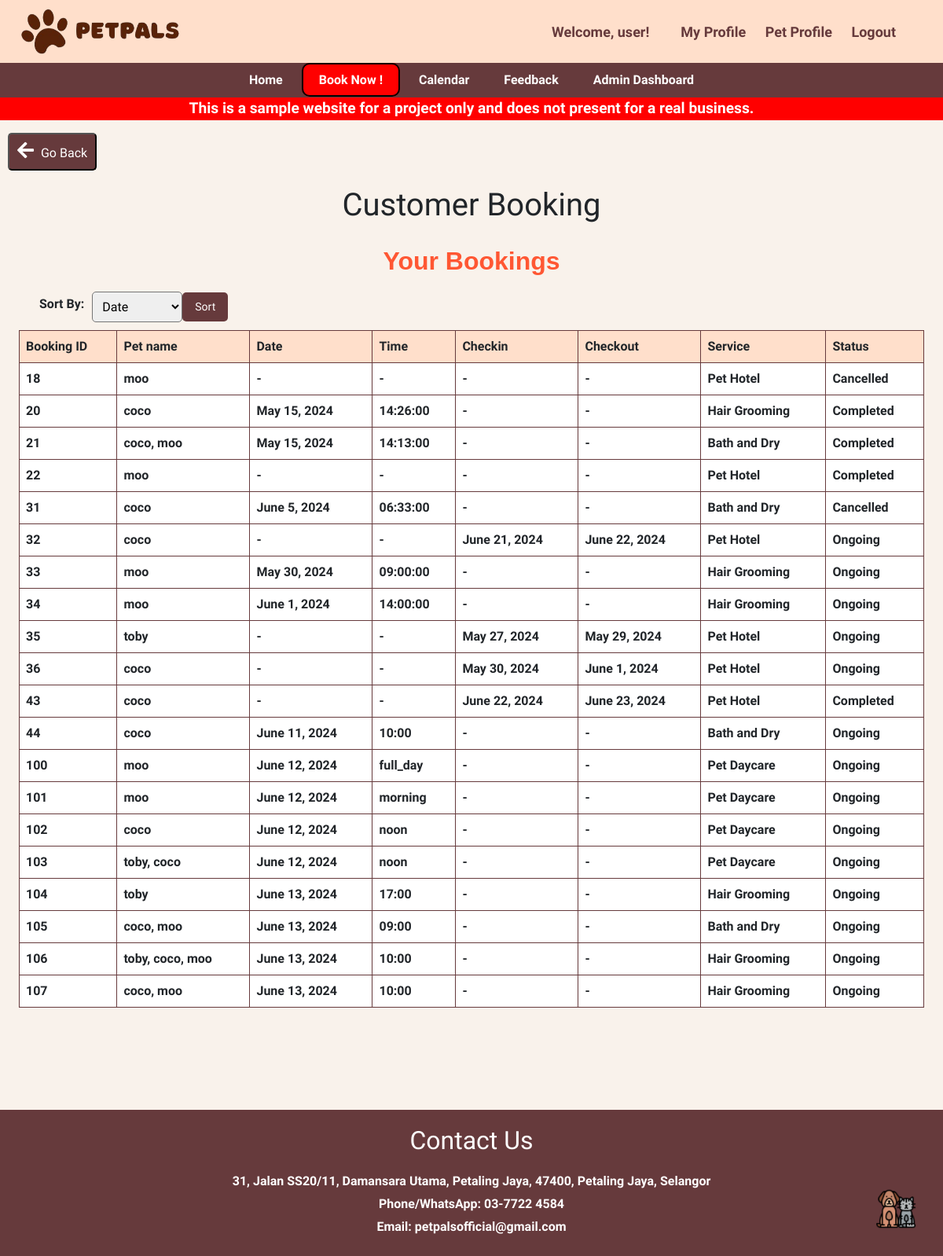
Before: /customer_booking/ (signed in) with the older database file.
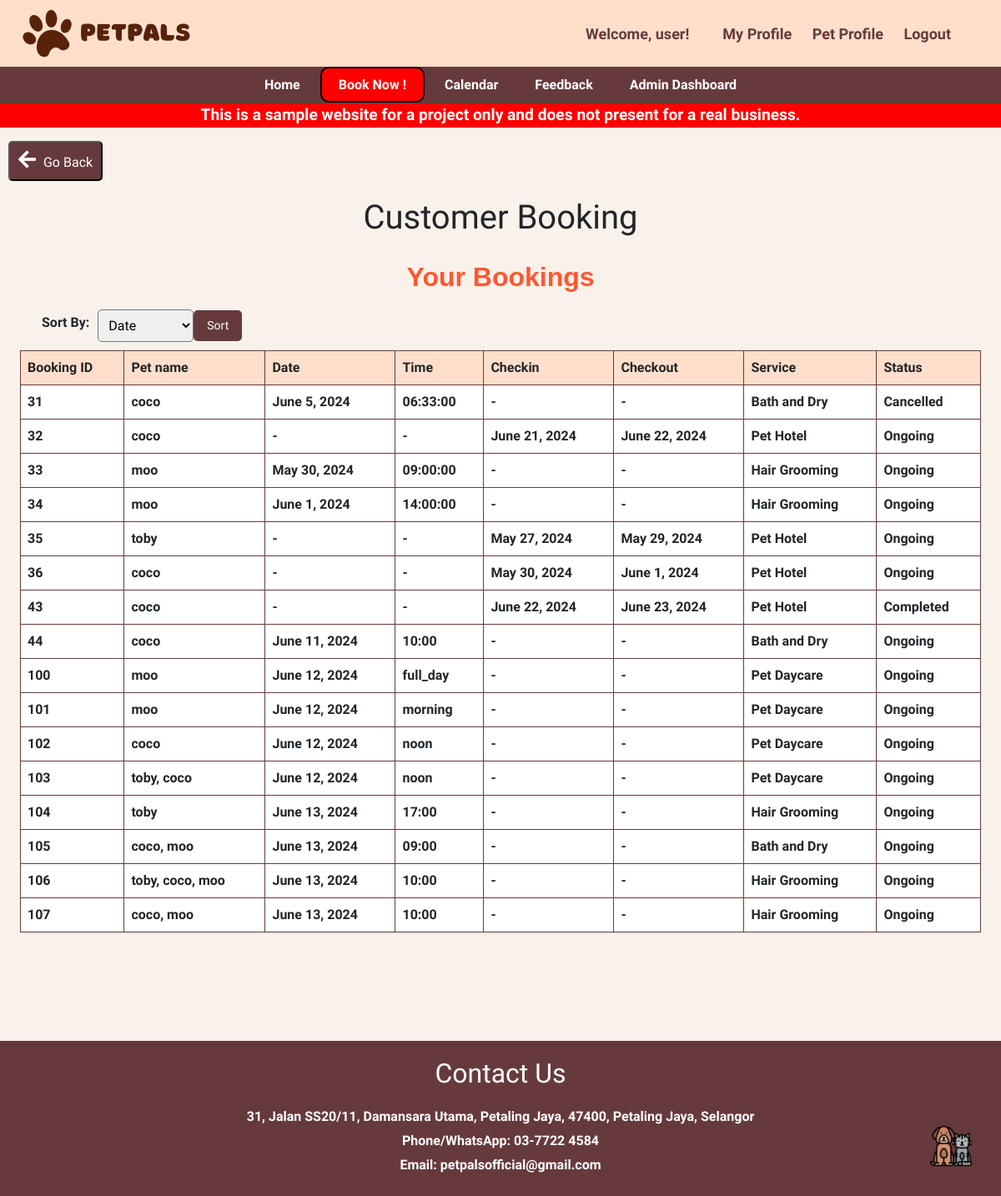
After: the same page with the newer database file.
### main/models.py (models this page shows, shortened)
class Booking(models.Model):
    owner = models.ForeignKey(Owner, null=True, on_delete=models.CASCADE)
    pet = models.ManyToManyField(Pet)
    room = models.ForeignKey(Room, null=True, on_delete=models.CASCADE)
    date = models.DateField(blank=True, null=True)
    TIME_CHOICES = [
        ('09:00', '9:00'),
        ('10:00', '10:00'),
        ('11:00', '11:00'),
        ('12:00', '12:00'),
        ('14:00', '2:00'),
        ('15:00', '3:00'),
        ('16:00', '4:00'),
        ('17:00', '5:00'),
        ('full_day', 'Full (7:00-19:00)'),
        ('morning', 'Morning (7:00-12:00)'),
        ('noon', 'Noon (13:00-19:00)'),
    ]
    time = models.CharField(max_length=10, choices=TIME_CHOICES, blank=True, null=True)
    SERVICE_CHOICES = [
        ('Hair Grooming', 'Hair Grooming'),
        ('Bath and Dry', 'Bath and Dry'),
        ('Pet Hotel', 'Pet Hotel'),
        ('Pet Daycare', 'Pet Daycare'),
    ]
    service = models.CharField(max_length=50, choices=SERVICE_CHOICES)
    STATUS_CHOICES = [
        ('Ongoing', 'Ongoing'),
        ('Completed', 'Completed'),
        ('Cancelled', 'Cancelled'),
    ]
    status = models.CharField(max_length=20, choices=STATUS_CHOICES, default='Ongoing')
    checkin = models.DateField(null=True, blank=True)
    checkout = models.DateField(null=True, blank=True)

class Pet(models.Model):
    name = models.CharField(max_length=20)
    owner = models.ForeignKey(Owner, null=True, on_delete=models.CASCADE)
    age = models.PositiveBigIntegerField()
    species = models.CharField(max_length=50)
    breed = models.CharField(max_length=50)
    profile_pic = models.ImageField(default="profile.jpg", null=True, blank=True)

### main/views.py (the view)
# urls.py: path('customer_booking/', views.customer_booking, name='customer_booking'),
@login_required
def customer_booking(request):
    owner = request.user.owner
    bookings = Booking.objects.filter(owner=owner, )
    context = {
        'bookings': bookings,
    }
    return render(request, 'customer_booking.html', context)

### main/templates/customer_booking.html (shortened to what this page needs)
{% extends 'base.html' %}
{% block content %}
<!DOCTYPE html>
<html lang="en">
<head>
    <link rel="stylesheet" href="https://cdnjs.cloudflare.com/ajax/libs/font-awesome/5.15.3/css/all.min.css">
</head>
<body>
    <div style="margin-left: 10px;">
        <a href="{% url 'bookingpage' %}"><button><i class="fas fa-arrow-left"></i> Go Back</button></a>
    </div>
    <h1 class="ti">Customer Booking</h1>
    <div style="margin-top: 20px; margin-bottom: 20px;">
    <h2 class="dash">Your Bookings</h2>
    <form method="GET" action="" class="sorting-form">
        <label for="sort_by">Sort By:</label>
        <select name="sort_by" id="sort_by" class="sort-select">
            <option value="date">Date</option>
        </select>
        <button type="submit" class="sort-button">Sort</button>
    </form>
    <table class="ab">
        <thead>
            <tr>
                <th>Booking ID</th>
                <th>Pet name</th>
                <th>Date</th>
                <th>Time</th>
                <th>Checkin</th>
                <th>Checkout</th>
                <th>Service</th>
                <th>Status</th>
            </tr>
        </thead>
        <tbody>
            {% for booking in bookings %}
            <tr>
                <td>{{ booking.id }}</td>
                <td>
                    {% for pet in booking.pet.all %}
                        {{ pet.name }}{% if not forloop.last %}, {% endif %}
                    {% endfor %}
                </td>
                <td>{{ booking.date|default:"-" }}</td>
                <td>{{ booking.time|default:"-" }}</td>
                <td>{{ booking.checkin|default:"-" }}</td>
                <td>{{ booking.checkout|default:"-" }}</td>
                <td>{{ booking.service }}</td>
                <td>{{ booking.status }}</td>
            </tr>
            {% endfor %}
        </tbody>
    </table>
    </div>
</body>
</html>
{% endblock %}

### main/templates/base.html (shortened to what this page needs)
{% load static %}
<!DOCTYPE html>
<html>
<head>
    <link rel="stylesheet" href="https://cdn.jsdelivr.net/npm/bootstrap@4.0.0/dist/css/bootstrap.min.css">
</head>
<body>
    {% include 'navbar.html' %}
    <p style="color: white; background-color: red; font-size: larger; text-align: center;">This is a sample website for a project only and does not present for a real business.</p>
    {% block content %}
    {% endblock %}
    {% if request.user.is_authenticated %}
    <div>
        <a href="{% url 'feedback' %}" class="floating-icon">
            <img src="{% static 'image/catdog.png' %}" alt="PawBanner" style="width: 50px; height: 50px;">   </a>
    </div>
    {% endif %}
    <footer>
        <div class="footer-content">
            <h2 class="contact">Contact Us</h2>
            <p>31, Jalan SS20/11, Damansara Utama, Petaling Jaya, 47400, Petaling Jaya, Selangor</p>
            <p>Phone/WhatsApp: 03-7722 4584</p>
            <p>Email: petpalsofficial@gmail.com</p>
        </div>
    </footer>
</body>
</html>

### main/templates/navbar.html (shortened to what this page needs)
{% load static %}
    <header>
        <img src="{% static 'image/PetPals.png' %}" alt="Pawlogo" width="auto" height="80">
        <div class="profile-bar">
            <div class="profile-info">
                {% if request.user.is_authenticated %}
                    <span>Welcome, {{ request.user }}!</span>
                {% else %}
                    <span>Welcome, Guest!</span>
                {% endif %}
            </div>
                <div class="profile-actions">
                    {% if user.is_authenticated %}
                        <a href="{% url 'profile' %}">My Profile</a>
                        <a href="{% url 'petprofile' %}">Pet Profile</a>
                        <a href="{% url 'logout' %}">Logout</a>
                    {% else %}
                        <a href="{% url 'login' %}">Sign In</a>
                        <a href="{% url 'register' %}">Sign Up</a>
                    {% endif %}
                </div>
        </div>
    </header>
    <nav class="navigation">
        {% if user.is_authenticated %}
        <a href="{% url 'home' %}">Home</a>
        <a href="{% url 'bookingpage' %}" class="book">Book Now !</a>
        <a href="{% url 'calendar' %}">Calendar</a>
        <a href ="{% url 'feedback' %}">Feedback</a>
        {% else %}
        <a href="{% url 'home' %}">Home</a>
        <a href="#services">Services</a>
        {% endif %}
        {% if request.user.is_staff %}
        <a href="{% url 'admin_dashboard' %}" >Admin Dashboard </a>
        {% endif %}
    </nav>

### main/templates/base.html (style rules this page uses)
body { font-family: "Quicksand", sans-serif; font-optical-sizing: auto; font-weight: 600; font-style: normal; margin: 0 !important; padding: 0; background-color: #F9F2EB; display: flex; flex-direction: column; min-height: 100vh; }
h2 { text-align: center; color: #8B4513; margin-bottom: 20px; font-size: xx-large; }
footer { background-color: rgb(102, 58, 60); color: white; padding: 20px 0; text-align: center; margin-top: 100px; width: 100%; }
.footer-content { max-width: 960px; margin: 0 auto; }
.footer-content p { margin: 5px 0; }
.contact { color: #fff; }
.ti { margin-top: 20px; }
.floating-icon { position: fixed; bottom: 20px; right: 20px; color: #fff; padding: 15px; border-radius: 50%; cursor: pointer; }
.fas { font-size: 24px; }

### main/templates/navbar.html (style rules this page uses)
header { background-color: rgb(255, 223, 203); padding: 0px; text-align: center; color: rgb(102, 58, 60); display: flex; justify-content: space-between; align-items: center; }
.navigation { background-color:rgb(102,58,60); padding: 10px 0; text-align: center; }
.navigation a { color: white; text-decoration: none; padding: 10px 20px; }
.profile-bar { display: flex; align-items: center; margin-right: 5%; font-size: large; }
.profile-info { margin-right: 20px; }
.profile-info span { font-weight: bold; }
.profile-actions a { color: rgb(102,58,60); text-decoration: none; margin-left: 20px; }
.book { border-radius: 10px; border: 2px solid black; background-color: red; color:white; }

### main/templates/customer_booking.html (style rules this page uses)
.sorting-form { display: flex; align-items: center; }
.sorting-form label { margin-right: 10px; margin-left: 50px; }
.sort-select { padding: 8px; border-radius: 5px; }
.sort-button { background-color: rgb(102, 58, 60); border: none; color: white; padding: 8px 16px; text-align: center; text-decoration: none; display: inline-block; font-size: 14px; border-radius: 5px; cursor: pointer; }
.dash { color: #FF5733; font-family: Arial, sans-serif; font-weight: bold; }
table { width: 100%; border-collapse: collapse; border: 1px solid #ddd; }
th, td { border: 1px solid #ddd; padding: 8px; text-align: left; }
th { background-color: #f2f2f2; font-weight: bold; }
tr:nth-child(even) { background-color: #f2f2f2; }
.ab { margin: 10px auto; width: 96%; border-collapse: collapse; }
.ab th, td { border: 1px solid rgb(102, 58, 60); padding: 8px; text-align: left; background-color: white; }
.ab th { background-color: rgb(255,223,203); }
.ti { text-align: center; margin-top: 20px; }
button { background-color: rgb(102,58,60); color: white; padding: 8px 10px; font-size: 16px; border-radius: 5px; cursor: pointer; transition:0.3s ease; }
a { text-decoration: none; }
.fas { margin-right: 5px; }

Changed rows visible on the page:
removed Booking: id "18", date "-", time "-", checkin "-", checkout "-", service "Pet Hotel", status "Cancelled", Pet (name "moo")
removed Booking: id "20", date "May 15, 2024", time "14:26:00", checkin "-", checkout "-", service "Hair Grooming", status "Completed", Pet (name "coco")
removed Booking: id "21", date "May 15, 2024", time "14:13:00", checkin "-", checkout "-", service "Bath and Dry", status "Completed", Pet (name "coco"), Pet (name "moo")
removed Booking: id "22", date "-", time "-", checkin "-", checkout "-", service "Pet Hotel", status "Completed", Pet (name "moo")
